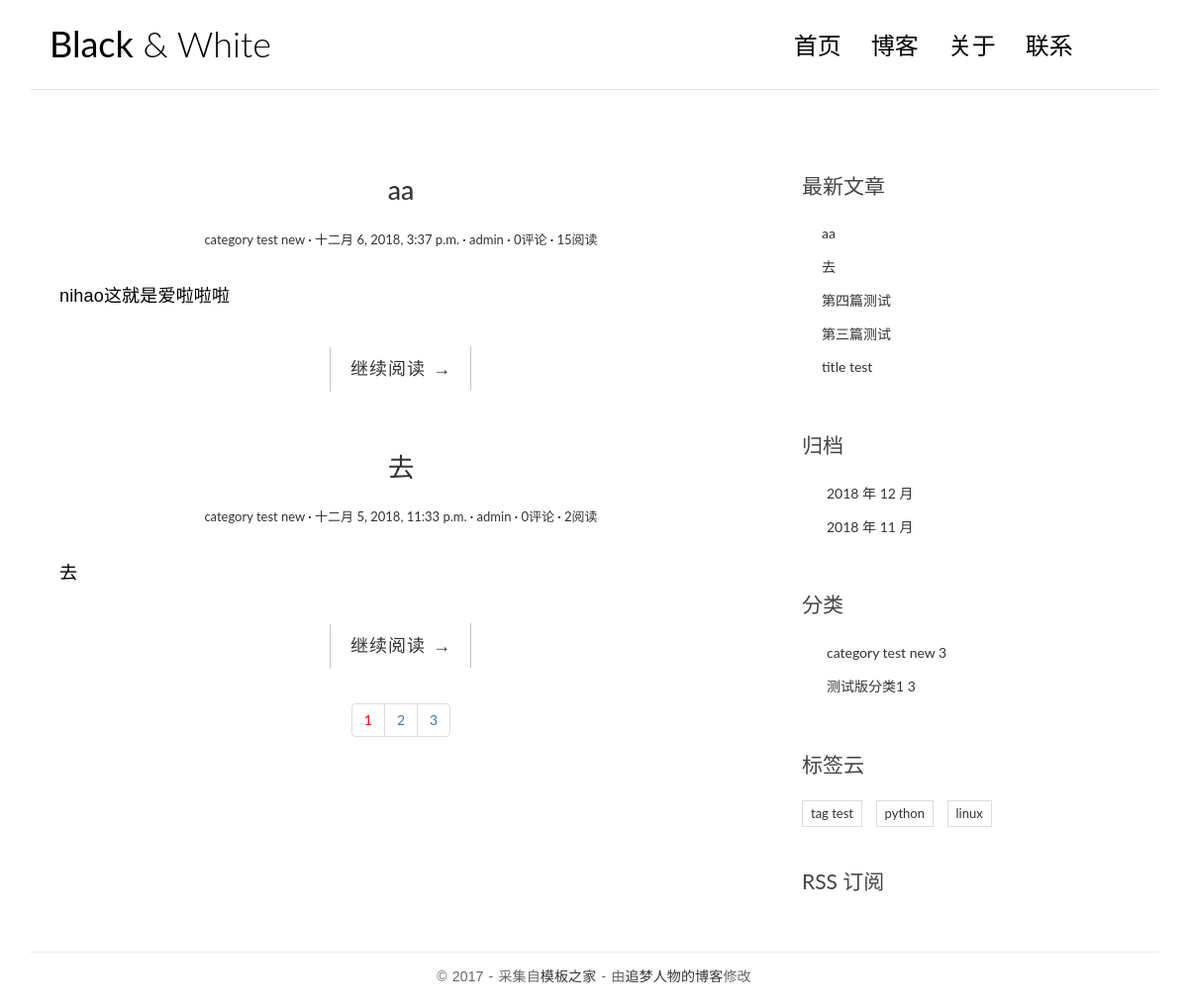
Before: / with the older database file.
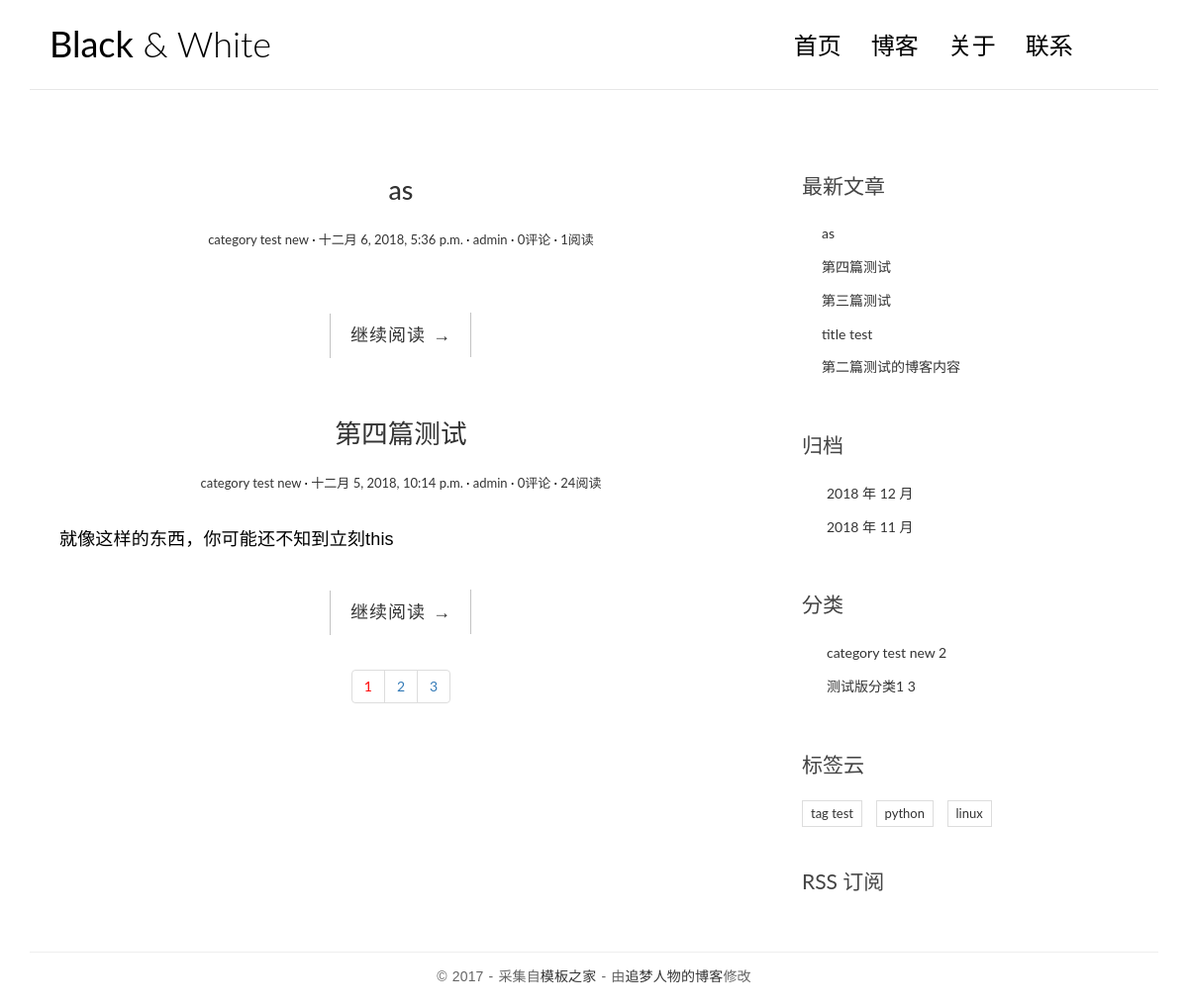
After: the same page with the newer database file.
### blog/models.py (models this page shows, shortened)
class Post(models.Model):
	title = models.CharField(max_length=70)
	body = models.TextField()
	created_time = models.DateTimeField()
	modified_time = models.DateTimeField()
	excerpt = models.CharField(max_length=200,blank=True)#摘要，允许为空
	category = models.ForeignKey(Category)
	tags = models.ManyToManyField(Tag,blank=True)
	author = models.ForeignKey(User)
	views = models.PositiveIntegerField(default=0)
	def get_absolute_url(self):
		return reverse('detail',kwargs={'pk':self.pk})
	class Meta:
		ordering = ['-created_time','title']

class Category(models.Model):
	name = models.CharField(max_length=100)

class Tag(models.Model):
	name = models.CharField(max_length=100)

### blog/views.py (the view, shortened to what this page needs)
# urls.py: url(r'^$',views.IndexView.as_view(),name='index'),
class IndexView(ListView):
	model = Post
	template_name = 'blog/index.html'
	context_object_name = 'post_list'
	paginate_by = 2
	s="""
在视图函数中将模板变量传递给模板是通过给 render 函数的 context 参数传递一个字典实现的，
例如 render(request, 'blog/index.html', context={'post_list': post_list})，
这里传递了一个 {'post_list': post_list} 字典给模板。
在类视图中，这个需要传递的模板变量字典是通过 get_context_data 获得的，
所以我们复写该方法，以便我们能够自己再插入一些我们自定义的模板变量进去。
"""
	def get_context_data(self, **kwargs):
		context = super().get_context_data(**kwargs)
		paginator = context.get('paginator')
		page = context.get('page_obj')
		is_paginated = context.get('is_paginated')
		pagination_data = self.pagination_data(paginator, page, is_paginated)
		context.update(pagination_data)
		return context
	def pagination_data(self, paginator, page, is_paginated):
		if not is_paginated:
			return {}
		left = []
		right = []
		left_has_more = False
		right_has_more = False
		first = False
		last = False
		page_number = page.number
		total_pages = paginator.num_pages
		page_range = paginator.page_range
		if page_number == 1:
			right = page_range[page_number:page_number + 2]
			if right[-1] < total_pages - 1:
				right_has_more = True
			if right[-1] < total_pages:
				last = True
		elif page_number == total_pages:
			left = page_range[(page_number - 3) if (page_number - 3) > 0 else 0:page_number - 1]
			if left[0] > 2:
				left_has_more = True
			if left[0] > 1:
				first = True
		data = {'left': left,'right': right,'left_has_more': left_has_more,'right_has_more': right_has_more,'first': first,'last': last,}
		return data

### blog/templatetags/blog_tags.py (called while the page is built)
@register.simple_tag
def get_recent_posts(num=5):
	return Post.objects.all().order_by('-created_time')[:num]

@register.simple_tag
def archives():
	return Post.objects.dates('created_time', 'month', order='DESC')

@register.simple_tag
def get_categories():
	return Category.objects.annotate(num_posts=Count('post')).filter(num_posts__gt=0)

@register.simple_tag
def get_tags():
	return Tag.objects.annotate(num_posts=Count('post')).filter(num_posts__gt=0)

### templates/blog/index.html (shortened to what this page needs)
{% extends 'base.html' %}
{% block main %}
				{% for post in post_list %}
				  <article class="post post-{{ post.pk }}">
					<h1 class="entry-title">
						<a href="{{ post.get_absolute_url }}">{{ post.title }}</a>
					</h1>
					<div class="entry-meta">
					  <span class="post-category"><a href="#">{{ post.category.name }}</a></span>
					  <span class="post-date"><a href="#"><time class="entry-date"
																datetime="{{ post.created_time }}">{{ post.created_time }}</time></a></span>
					  <span class="post-author"><a href="#">{{ post.author }}</a></span>
					  <span class="comments-link"><a href="#">{{ post.comment_set.count }}评论</a></span>
					  <span class="views-count"><a href="{{ post.get_absolute_url }}">{{ post.views }}阅读</a></span>
					</div>
					<div class="entry-content clearfix">
					  <p>{{ post.excerpt }}</p>
					  <div class="read-more cl-effect-14">
						<a href="{{ post.get_absolute_url }}" class="more-link">继续阅读 <span class="meta-nav">→</span></a>
					  </div>
					</div>
				  </article>
				{% empty %}
				  <div class="no-post">暂时还没有发布的文章！</div>
				{% endfor %}
				<div style='text-align:center'>
				{% if is_paginated %}
					<ul class="pagination">
					<li>  <a href="?page={{ page_obj.number }}" style="color: red">{{ page_obj.number }}</a></li>
					  {% if right %}
						{% for i in right %}
							<li><a href="?page={{ i }}">{{ i }}</a></li>
						{% endfor %}
					  {% endif %}
					</ul>
					{% endif %}
			 </div>
{% endblock main %}

### templates/base.html (shortened to what this page needs)
{% load staticfiles %}
{% load blog_tags %}
<!DOCTYPE html>
<html>
<head>
    <link rel="stylesheet" href="http://code.ionicframework.com/ionicons/2.0.1/css/ionicons.min.css">
     <link rel="stylesheet" href="{% static 'blog/css/bootstrap.min.css' %}">
     <link rel="stylesheet" href="{% static 'blog/css/pace.css' %}">
     <link rel="stylesheet" href="{% static 'blog/css/custom.css' %}">
	<link rel="stylesheet" href="{% static 'blog/css/highlights/github.css' %}">
</head>
<body>
<div class="container">
    <header id="site-header">
        <div class="row">
            <div class="col-md-4 col-sm-5 col-xs-8">
                <div class="logo">
                    <h1><a href="{% url 'index' %}"><b>Black</b> &amp; White</a></h1>
                </div>
            </div>
            <div class="col-md-8 col-sm-7 col-xs-4">
                <nav class="main-nav" role="navigation">
                    <div class="collapse navbar-collapse" id="bs-example-navbar-collapse-1">
                        <ul class="nav navbar-nav navbar-right">
                            <li class="cl-effect-11"><a href="{% url 'index' %}" data-hover="首页">首页</a></li>
                            <li class="cl-effect-11"><a href="full-width.html" data-hover="博客">博客</a></li>
                            <li class="cl-effect-11"><a href="about.html" data-hover="关于">关于</a></li>
                            <li class="cl-effect-11"><a href="contact.html" data-hover="联系">联系</a></li>
                        </ul>
                    </div>
                </nav>
            </div>
        </div>
    </header>
</div>
<div class="content-body">
    <div class="container">
        <div class="row">
            <main class="col-md-8">
			{% block main %}
			{% endblock main %}
            </main>
            <aside class="col-md-4">
				    <div class="widget widget-recent-posts">
                    <h3 class="widget-title">最新文章</h3>
					 {% get_recent_posts as recent_post_list %}
                    <ul>
						 {% for post in recent_post_list %}
							<li>
								 <a href="{{ post.get_absolute_url }}">{{ post.title }}</a>
							</li>
                        {% empty %}
							暂无文章！
						{% endfor %}
                    </ul>
                </div>
                <div class="widget widget-archives">
                    <h3 class="widget-title">归档</h3>
                    {% archives as date_list %}
					  <ul>
						{% for date in date_list %}
						<li>
						  <a href="{% url 'archives' date.year date.month %}">{{ date.year }} 年 {{ date.month }} 月</a>
						</li>
						{% empty %}
						暂无归档！
						{% endfor %}
					  </ul>
                </div>
                <div class="widget widget-category">
                    <h3 class="widget-title">分类</h3>
                    {% get_categories as category_list %}
					  <ul>
						{% for category in category_list %}
							<li>
							  <a href="{% url 'category' category.pk %}">{{ category.name }} <span class="post-count">{{ category.num_posts }}</span></a>
							</li>
						{% empty %}
						暂无分类！
						{% endfor %}
					  </ul>
                </div>
                <div class="widget widget-tag-cloud">
				  <h3 class="widget-title">标签云</h3>
				  {% get_tags as tag_list %}
				  <ul>
					{% for tag in tag_list %}
					<li>
					  <a href="{% url 'tag' tag.pk %}">{{ tag.name }}</a>
					</li>
					{% empty %}
					暂无标签！
					{% endfor %}
				  </ul>
				</div>
                <div class="rss">
                    <a href="{% url 'rss' %}"> RSS 订阅</a>
                </div>
            </aside>
        </div>
    </div>
</div>
<footer id="site-footer">
    <div class="container">
        <div class="row">
            <div class="col-md-12">
                <p class="copyright">&copy 2017 - 采集自<a href="http://www.cssmoban.com/"
                                                        target="_blank" title="模板之家">模板之家</a>
                    - 由<a href="http://zmrenwu.com/" title="网页模板" target="_blank">追梦人物的博客</a>修改
                </p>
            </div>
        </div>
    </div>
</footer>
</body>
</html>

### blog/static/blog/css/custom.css (style rules this page uses)
* { outline: none; }
h1, h2, h3, h4, h5, h6 { margin-top: 0; }
b { font-weight: 400; }
a { color: #333; }
body { color: #444; font-family: 'Lato', sans-serif; }
p { font-family: 'Ubuntu', sans-serif; font-weight: 400; word-spacing: 1px; letter-spacing: 0.01em; }
#site-header { background-color: #FFF; padding: 25px 20px; margin-bottom: 40px; border-bottom: 1px solid #e7e7e7; }
.logo h1 a { color: #000; }
.logo h1 { margin: 0; font-family: 'Lato', sans-serif; font-weight: 300; }
.main-nav { margin-top: 11px; max-width: 95%; }
.main-nav a { color: #000000 !important; padding: 0 0 5px 0 !important; margin-right: 30px; font-family: 'Lato', sans-serif; font-weight: 300; font-size: 24px; }
.cl-effect-11 a { padding: 10px 0; color: #0972b4; text-shadow: none; }
.cl-effect-11 a::before { position: absolute; top: 0; left: 0; overflow: hidden; padding: 0 0 5px 0 !important; max-width: 0; border-bottom: 1px solid #000; color: #000; content: attr(data-hover); white-space: nowrap; -webkit-transition: max-width 0.5s; -moz-transition: max-width 0.5s; transition: max-width 0.5s; }
.content-body { padding-bottom: 4em; }
.post { background: #fff; padding: 30px 30px 0; }
.entry-title { text-align: center; font-size: 1.9em; margin-bottom: 20px; line-height: 1.6; padding: 10px 20px 0; }
.entry-meta { text-align: center; color: #DDDDDD; font-size: 13px; margin-bottom: 30px; }
.entry-content { font-size: 18px; line-height: 1.9; font-weight: 300; color: #000; }
.post-category::after, .post-date::after, .post-author::after, .comments-link::after { content: ' ·'; color: #000; }
.read-more { font-family: 'Ubuntu', sans-serif; font-weight: 400; word-spacing: 1px; letter-spacing: 0.01em; text-align: center; margin-top: 20px; }
.cl-effect-14 a { padding: 0 20px; height: 45px; line-height: 45px; position: relative; display: inline-block; margin: 15px 25px; letter-spacing: 1px; font-weight: 400; text-shadow: 0 0 1px rgba(255, 255, 255, 0.3); }
.cl-effect-14 a::before, .cl-effect-14 a::after { position: absolute; width: 45px; height: 1px; background: #C3C3C3; content: ''; -webkit-transition: all 0.3s; -moz-transition: all 0.3s; transition: all 0.3s; pointer-events: none; }
.cl-effect-14 a::before { top: 0; left: 0; -webkit-transform: rotate(90deg); -moz-transform: rotate(90deg); transform: rotate(90deg); -webkit-transform-origin: 0 0; -moz-transform-origin: 0 0; transform-origin: 0 0; }
.cl-effect-14 a::after { right: 0; bottom: 0; -webkit-transform: rotate(90deg); -moz-transform: rotate(90deg); transform: rotate(90deg); -webkit-transform-origin: 100% 0; -moz-transform-origin: 100% 0; transform-origin: 100% 0; }
.widget { background: #fff; padding: 30px 0 0; }
.widget-title { font-size: 1.5em; margin-bottom: 20px; line-height: 1.6; padding: 10px 0 0; font-weight: 400; }
.widget-recent-posts ul { padding: 0; margin: 0; padding-left: 20px; }
.widget-recent-posts ul li { list-style-type: none; position: relative; line-height: 170%; margin-bottom: 10px; }
.widget-recent-posts ul li::before { content: '\f3d3'; font-family: "Ionicons"; position: absolute; left: -17px; top: 3px; font-size: 16px; color: #000; }
.widget-archives ul { padding: 0; margin: 0; padding-left: 25px; }
.widget-archives ul li { list-style-type: none; position: relative; line-height: 170%; margin-bottom: 10px; }
.widget-archives ul li::before { content: '\f3f3'; font-family: "Ionicons"; position: absolute; left: -25px; top: 1px; font-size: 16px; color: #000; }
.widget-category ul { padding: 0; margin: 0; padding-left: 25px; }
.widget-category ul li { list-style-type: none; position: relative; line-height: 170%; margin-bottom: 10px; }
.widget-category ul li::before { content: '\f3fe'; font-family: "Ionicons"; position: absolute; left: -25px; top: 1px; font-size: 18px; color: #000; }
.widget-tag-cloud ul { padding: 0; margin: 0; margin-right: -10px; }
.widget-tag-cloud ul li { list-style-type: none; font-size: 13px; display: inline-block; margin-right: 10px; margin-bottom: 10px; padding: 3px 8px; border: 1px solid #ddd; }
.rss { font-size: 21px; margin-top: 30px; }
.rss a { color: #444; }
#site-footer { padding-top: 10px; padding: 0 0 1.5em 0; }
.copyright { text-align: center; padding-top: 1em; margin: 0; border-top: 1px solid #eee; color: #666; }

Changed rows visible on the page:
removed Post: title "aa", category.name "category test new", created_time "十二月 6, 2018, 3:37 p.m.", author "admin", comment_set.count "0", views "15", excerpt "nihao这就是爱啦啦啦"
removed Post: title "去", category.name "category test new", created_time "十二月 5, 2018, 11:33 p.m.", author "admin", comment_set.count "0", views "2", excerpt "去"
added Post: title "as", category.name "category test new", created_time "十二月 6, 2018, 5:36 p.m.", author "admin", comment_set.count "0", views "1"
now on one of the page's lists (row unchanged): Post: title "第四篇测试", category.name "category test new", created_time "十二月 5, 2018, 10:14 p.m.", author "admin", comment_set.count "0", views "24", excerpt "就像这样的东西，你可能还不知到立刻this"
now on this page (row unchanged): Post: title "第二篇测试的博客内容", shown under "最新文章"
computed for Category "category test new": num_posts "3" → "2"
